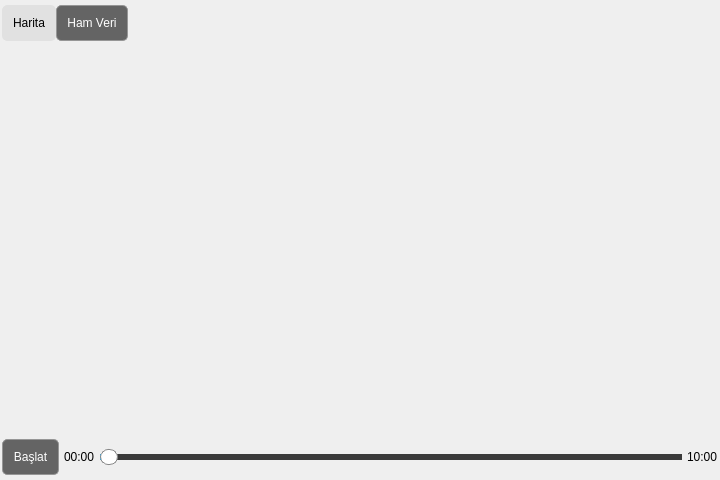
<?xml version="1.0" encoding="UTF-8"?>
<ui version="4.0">
 <class>mainWidget</class>
 <widget class="QWidget" name="mainWidget">
  <property name="geometry">
   <rect>
    <x>0</x>
    <y>0</y>
    <width>720</width>
    <height>480</height>
   </rect>
  </property>
  <property name="minimumSize">
   <size>
    <width>0</width>
    <height>0</height>
   </size>
  </property>
  <property name="maximumSize">
   <size>
    <width>16777215</width>
    <height>2342432</height>
   </size>
  </property>
  <property name="windowTitle">
   <string>Form</string>
  </property>
  <property name="styleSheet">
   <string notr="true"/>
  </property>
  <layout class="QVBoxLayout" name="verticalLayout">
   <property name="spacing">
    <number>0</number>
   </property>
   <property name="leftMargin">
    <number>0</number>
   </property>
   <property name="topMargin">
    <number>0</number>
   </property>
   <property name="rightMargin">
    <number>0</number>
   </property>
   <property name="bottomMargin">
    <number>0</number>
   </property>
   <item>
    <layout class="QHBoxLayout" name="horizontalLayout">
     <property name="spacing">
      <number>0</number>
     </property>
     <property name="leftMargin">
      <number>2</number>
     </property>
     <property name="topMargin">
      <number>5</number>
     </property>
     <property name="rightMargin">
      <number>2</number>
     </property>
     <property name="bottomMargin">
      <number>5</number>
     </property>
     <item>
      <widget class="QPushButton" name="open_map_button">
       <property name="styleSheet">
        <string notr="true">QPushButton
{
padding:10px;
border:1px solid rgb(225,225,225);
border-radius:5px;
background-color:rgb(225,225,225);
color:black;
}
QPushButton::hover
{
padding:10px;
border:1px solid rgb(100,100,100);
border-radius:10px;
background-color:rgb(50,50,50);
color:white;
}</string>
       </property>
       <property name="text">
        <string>Harita</string>
       </property>
      </widget>
     </item>
     <item>
      <widget class="QPushButton" name="open_data_button">
       <property name="styleSheet">
        <string notr="true">QPushButton
{
padding:10px;
border:1px solid rgb(150,150,150);
border-radius:5px;
background-color:rgb(100,100,100);
color:white;
}
QPushButton::hover
{
padding:10px;
border:1px solid rgb(100,100,100);
border-radius:10px;
background-color:rgb(50,50,50);
color:white;
}</string>
       </property>
       <property name="text">
        <string>Ham Veri</string>
       </property>
      </widget>
     </item>
     <item>
      <spacer name="horizontalSpacer">
       <property name="orientation">
        <enum>Qt::Horizontal</enum>
       </property>
       <property name="sizeHint" stdset="0">
        <size>
         <width>40</width>
         <height>20</height>
        </size>
       </property>
      </spacer>
     </item>
    </layout>
   </item>
   <item>
    <widget class="QStackedWidget" name="stackedWidget">
     <widget class="QWidget" name="page"/>
     <widget class="QWidget" name="page_2"/>
    </widget>
   </item>
   <item>
    <layout class="QHBoxLayout" name="horizontalLayout_2">
     <property name="spacing">
      <number>5</number>
     </property>
     <property name="leftMargin">
      <number>2</number>
     </property>
     <property name="topMargin">
      <number>5</number>
     </property>
     <property name="rightMargin">
      <number>2</number>
     </property>
     <property name="bottomMargin">
      <number>5</number>
     </property>
     <item>
      <widget class="QPushButton" name="start_stop_button">
       <property name="styleSheet">
        <string notr="true">QPushButton
{
padding:10px;
border:1px solid rgb(150,150,150);
border-radius:5px;
background-color:rgb(100,100,100);
color:white;
}
QPushButton::hover
{
padding:10px;
border:1px solid rgb(100,100,100);
border-radius:10px;
background-color:rgb(50,50,50);
color:white;
}</string>
       </property>
       <property name="text">
        <string>Başlat</string>
       </property>
      </widget>
     </item>
     <item>
      <widget class="QLabel" name="slider_data_label">
       <property name="text">
        <string>00:00</string>
       </property>
      </widget>
     </item>
     <item>
      <widget class="QSlider" name="horizontalSlider">
       <property name="styleSheet">
        <string notr="true">QSlider {
    min-height: 30px;
}

QSlider::groove:horizontal {
    height: 6px;
    background: #3a3a3a;
    border-radius: 3px;
}

QSlider::handle:horizontal {
    width: 16px;
    height: 16px;
    margin: -5px 0;
    background: #ffffff;
    border: 1px solid #888888;
    border-radius: 8px;
}

QSlider::handle:horizontal:hover {
    background: #dddddd;
}

QSlider::add-page:horizontal {
    background: #3a3a3a;
}

QSlider::sub-page:horizontal {
    background: #00aaff;
}</string>
       </property>
       <property name="orientation">
        <enum>Qt::Horizontal</enum>
       </property>
      </widget>
     </item>
     <item>
      <widget class="QLabel" name="slider_max_data_label">
       <property name="text">
        <string>10:00</string>
       </property>
      </widget>
     </item>
    </layout>
   </item>
  </layout>
 </widget>
 <resources/>
 <connections/>
</ui>
